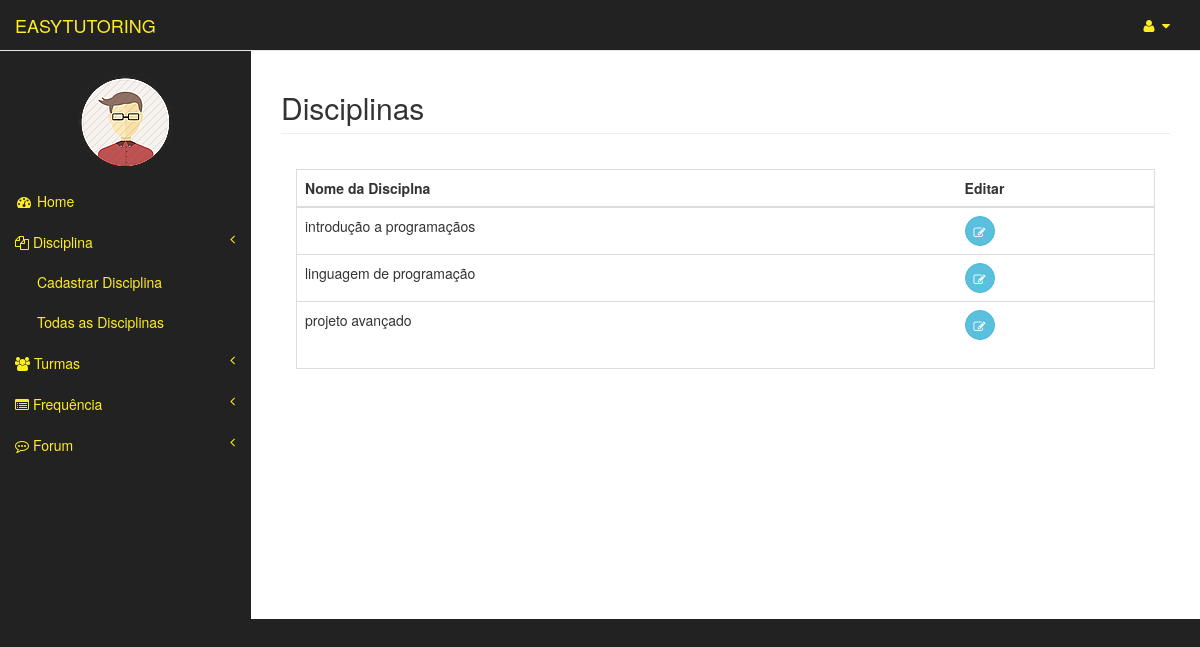
Before: /disciplinas/show (signed in) with the older database file.
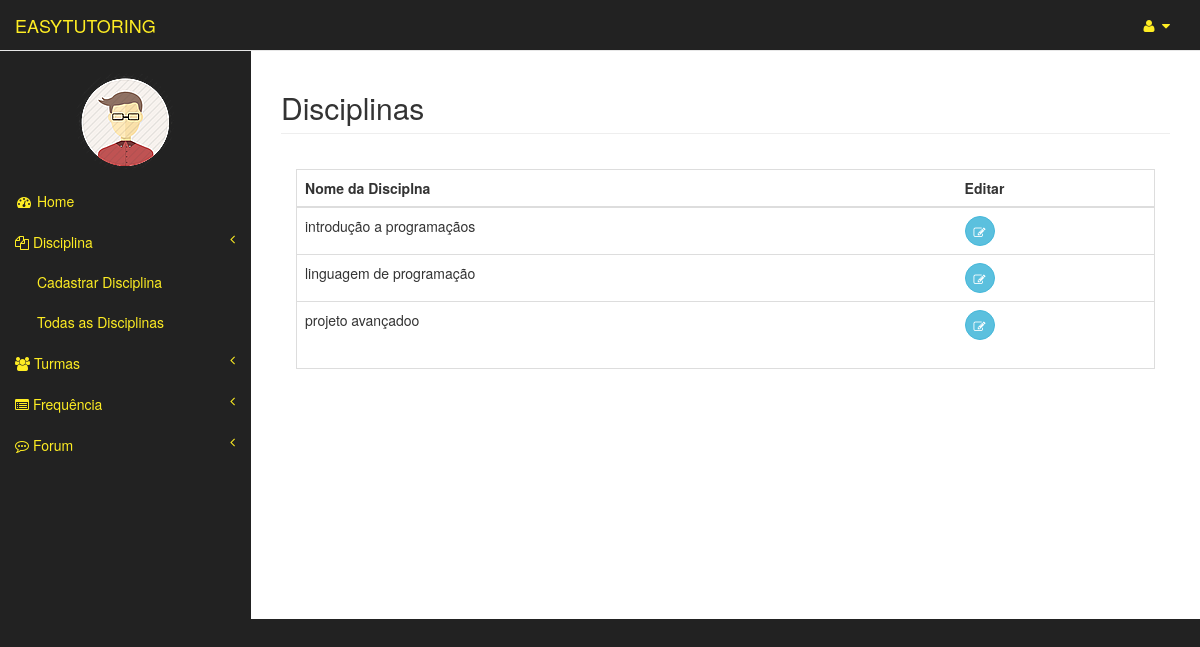
After: the same page with the newer database file.
### usuarios/models.py (models this page shows, shortened)
class Usuario(models.Model):
	user = models.OneToOneField(User)
	matricula = models.CharField(max_length=20)
	curso = models.CharField(max_length=3)
	tipo = models.CharField(max_length=8, blank=False,null=True)
	nome_completo = models.CharField(max_length=150)
	img = models.ImageField(upload_to="img/original/", blank=True)
	thumb = ThumbnailerImageField(upload_to="img/thumb/", blank=True,null=True,resize_source=dict(size=(100, 100), sharpen=True))

### disciplinas/models.py (models this page shows, shortened)
class Disciplina(models.Model):
	nome = models.CharField(max_length=150)

### disciplinas/views.py (the view)
@login_required
def show(request):
	user = request.user
	usuario = Professor.objects.get(user=user)
	if request.user.has_perm('usuarios.disciplina'):
		disciplinas = Disciplina.objects.all()
		return render(request, 'disciplinas/show.html', {'disciplinas': disciplinas, 'usuario': usuario})
	else:
		verificaUsuario = verificarUsuario(request)
		return render(request, verificaUsuario)

### templates/disciplinas/show.html (shortened to what this page needs)
{% extends "professor_area/index.html" %}
{% load widget_tweaks %}
{% block pageHeader %}
    <h2 class="page-header">Disciplinas</h2>
{% endblock pageHeader %}
{% block form %}
    <div class="panel-body">
        <div class="table-responsive table-bordered">
            <table class="table">
                <thead>
                    <tr>
                        <th>Nome da Disciplna</th>
                        <th>Editar</th>
                    </tr>
                </thead>
                <tbody>
                	{% for disciplina in disciplinas %}
                        <tr>
                            <td>{{disciplina.nome}}</td>
                            <td><a  href="{% url 'disciplinas:edit' disciplina.id %}"> <button type="button" class="btn btn-info btn-circle"><i class="fa fa-edit"></i>
        </button></a></td>
                        </tr>
					{% endfor %}
                </tbody>
            </table>
        </div>
    </div>
{% endblock form %}

### templates/professor_area/index.html (shortened to what this page needs)
{% extends "templateEasyTutoring.html" %}
{% block principal %}
    <a class="navbar-brand" href="{% url 'professor_area:index' %}" id="link-color">EASYTUTORING</a>
{% endblock principal %}
{% block barraLateral %}
                <div class="navbar-default sidebar" role="navigation">
                <div class="sidebar-nav navbar-collapse" >
                    <ul class="nav" id="side-menu">
                        <br>
                       <center><p><img src="{{ usuario.thumb.url}}" class= "img-circle"/> </p></center>
                        <li class="itens-menu">
                            <a href="index.html" id="link-color"><i class="fa fa-dashboard fa-fw"></i> Home</a>
                        </li>
                        <li class="itens-menu">
                            <a href="#" id="link-color"><i class="fa fa-files-o"></i> Disciplina<span class="fa arrow"></span></a>
                            <ul class="nav nav-second-level">
                                <li  class="itens-menu">
                                    <a href="{% url 'disciplinas:new' %}" id="link-color">Cadastrar Disciplina</a>
                                </li>
                                <li>
                                    <a href="{% url 'disciplinas:show' %}" id="link-color">Todas as Disciplinas</a>
                                </li>
                            </ul>
                        </li>
                        <li class="itens-menu">
                            <a href="#" id="link-color"><i class="fa fa-users"></i> Turmas<span class="fa arrow"></span></a>
                        </li>
                        <li class="itens-menu">
                            <a href="#" id="link-color"><i class="fa fa-list-alt" id="link-color"></i> Frequência<span class="fa arrow"></span></a>
                        </li>
                        <li class="itens-menu">
                            <a href="#" id="link-color"><i class="fa fa-commenting-o"></i> Forum<span class="fa arrow"></span></a>
                        </li>
                    </ul>
                </div>
            </div>
{% endblock barraLateral %}

### templates/templateEasyTutoring.html (shortened to what this page needs)
<!DOCTYPE html>
<html lang="pt-br">
{% load static  %}
<head>
    <link href="{% static 'templateEasyTutoring/vendor/bootstrap/css/bootstrap.min.css' %}" rel="stylesheet">
    <link href="{% static 'css/tutoring.css' %}" rel="stylesheet">
    <link href="{% static 'templateEasyTutoring/vendor/metisMenu/metisMenu.min.css' %}" rel="stylesheet">
    <link href="{% static 'templateEasyTutoring/dist/css/sb-admin-2.css' %}" rel="stylesheet">
    <link href="{% static 'templateEasyTutoring/vendor/morrisjs/morris.css' %}" rel="stylesheet">
    <link href="{% static 'templateEasyTutoring/vendor/font-awesome/css/font-awesome.min.css' %}" rel="stylesheet" type="text/css">
    <link href="{% static 'css/notify/bootstrap-notify.css' %}" rel="stylesheet" type="text/css">
</head>
<body>
    <div id="wrapper">
        <nav class="navbar navbar-default navbar-static-top" role="navigation" style="margin-bottom: 0">
            <div class="navbar-header">
                {% block principal %}
                {% endblock principal %}
            </div>
            <ul class="nav navbar-top-links navbar-right">
                <li class="dropdown itens-menu"  >
                    <a class="dropdown-toggle" data-toggle="dropdown" href="#" id="link-color">
                        <i class="fa fa-user fa-fw" id="link-color"></i> <i class="fa fa-caret-down"></i>
                    </a>
                </li>
            </ul>
            {% block barraLateral %}
            {% endblock barraLateral %}
        </nav>
        <div id="page-wrapper">
            <div class="row">
                <div class="col-lg-12">
                    {% block pageHeader %}{% endblock pageHeader %}
                </div>
            </div>
                {% block form %}
                {% endblock form %}
        </div>
    </div>
</body>
</html>

### static/css/tutoring.css (style rules this page uses)
#link-color { color: #feed23; }

Changed rows visible on the page:
changed Disciplina: nome "projeto avançado" → "projeto avançadoo"
